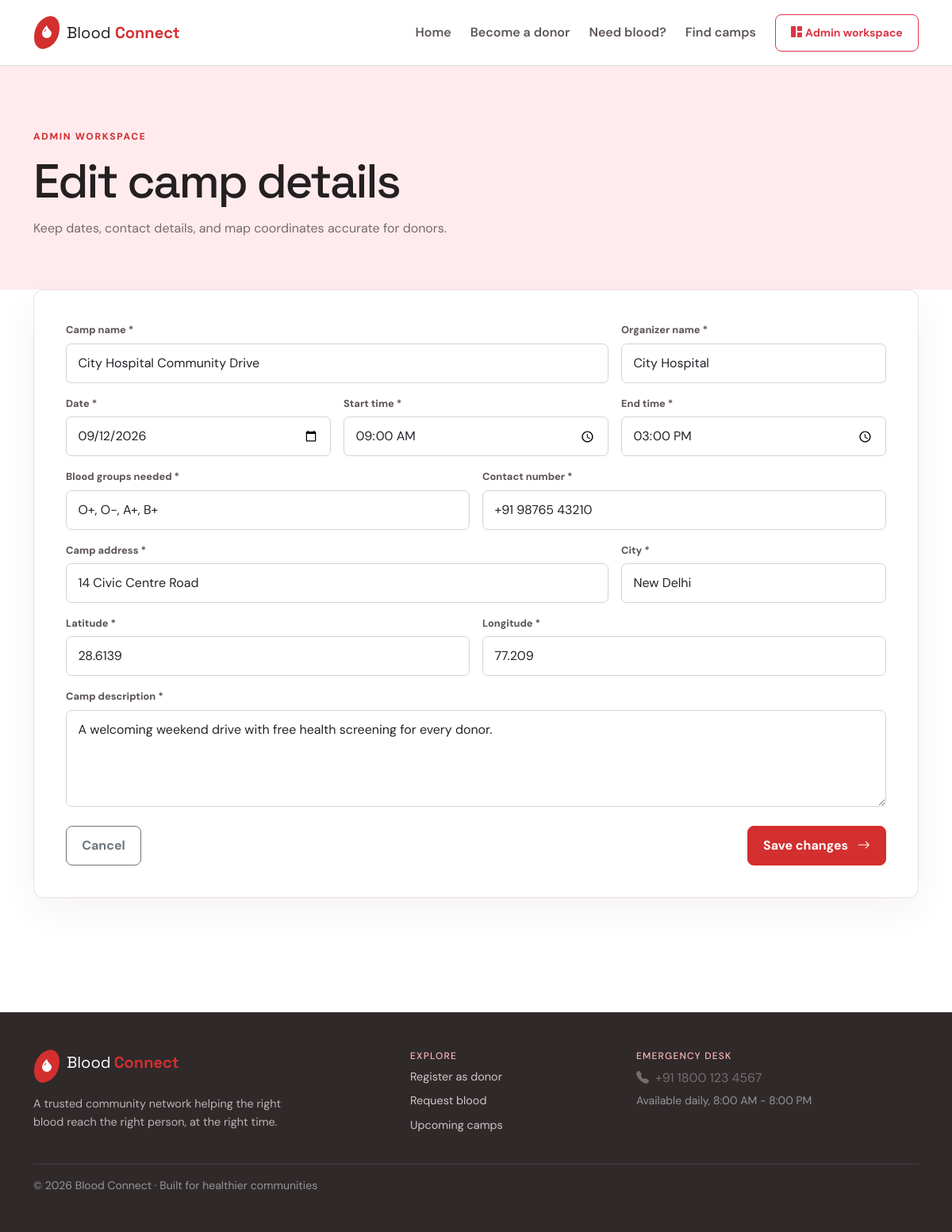
Screenshot of /admin/camp/1/edit (signed in) with the database file from the repository.
### models.py (models this page shows)
class Camp(db.Model):
    id = db.Column(db.Integer, primary_key=True)
    camp_name = db.Column(db.String(140), nullable=False)
    organizer_name = db.Column(db.String(120), nullable=False)
    date = db.Column(db.Date, nullable=False)
    start_time = db.Column(db.String(10), nullable=False)
    end_time = db.Column(db.String(10), nullable=False)
    blood_groups_needed = db.Column(db.String(80), nullable=False)
    address = db.Column(db.String(240), nullable=False)
    city = db.Column(db.String(80), nullable=False)
    latitude = db.Column(db.Float, nullable=False)
    longitude = db.Column(db.Float, nullable=False)
    contact_number = db.Column(db.String(30), nullable=False)
    description = db.Column(db.Text, nullable=False)
    created_at = db.Column(db.DateTime, default=datetime.utcnow, nullable=False)

### app.py (the view, shortened to what this page needs)
@app.route("/admin/camp/new", methods=["GET", "POST"])
@app.route("/admin/camp/<int:camp_id>/edit", methods=["GET", "POST"])
@admin_required
def camp_form(camp_id=None):
    camp = Camp.query.get_or_404(camp_id) if camp_id else None
    return render_template("add_camp.html", camp=camp)

### app.py (called while the page is built)
def admin_required(view):
    @wraps(view)
    def wrapped(*args, **kwargs):
        if not session.get("admin_id"):
            flash("Please sign in to access the admin workspace.", "warning")
            return redirect(url_for("login", next=request.path))
        return view(*args, **kwargs)
    return wrapped

@app.context_processor
def inject_globals():
    return {"blood_groups": BLOOD_GROUPS, "statuses": STATUSES, "today": date.today()}

### templates/add_camp.html
{% extends 'base.html' %}{% block title %}{{ 'Edit camp' if camp else 'Add camp' }}{% endblock %}{% block content %}<section class="page-header compact"><div class="container"><div class="eyebrow">Admin workspace</div><h1>{{ 'Edit camp details' if camp else 'Publish a new camp' }}</h1><p>Keep dates, contact details, and map coordinates accurate for donors.</p></div></section><section class="section-pad pt-0"><div class="container"><form method="post" class="form-panel"><input type="hidden" name="csrf_token" value="{{ csrf_token() }}"><div class="row g-3"><div class="col-md-8"><label>Camp name *</label><input class="form-control" name="camp_name" required value="{{ camp.camp_name if camp else '' }}"></div><div class="col-md-4"><label>Organizer name *</label><input class="form-control" name="organizer_name" required value="{{ camp.organizer_name if camp else '' }}"></div><div class="col-md-4"><label>Date *</label><input type="date" class="form-control" name="date" required value="{{ camp.date.isoformat() if camp else '' }}"></div><div class="col-md-4"><label>Start time *</label><input type="time" class="form-control" name="start_time" required value="{{ camp.start_time if camp else '' }}"></div><div class="col-md-4"><label>End time *</label><input type="time" class="form-control" name="end_time" required value="{{ camp.end_time if camp else '' }}"></div><div class="col-md-6"><label>Blood groups needed *</label><input class="form-control" name="blood_groups_needed" placeholder="O+, A+, B+" required value="{{ camp.blood_groups_needed if camp else '' }}"></div><div class="col-md-6"><label>Contact number *</label><input class="form-control" name="contact_number" required value="{{ camp.contact_number if camp else '' }}"></div><div class="col-md-8"><label>Camp address *</label><input class="form-control" name="address" required value="{{ camp.address if camp else '' }}"></div><div class="col-md-4"><label>City *</label><input class="form-control" name="city" required value="{{ camp.city if camp else '' }}"></div><div class="col-md-6"><label>Latitude *</label><input type="number" step="any" min="-90" max="90" class="form-control" name="latitude" required value="{{ camp.latitude if camp else '' }}"></div><div class="col-md-6"><label>Longitude *</label><input type="number" step="any" min="-180" max="180" class="form-control" name="longitude" required value="{{ camp.longitude if camp else '' }}"></div><div class="col-12"><label>Camp description *</label><textarea class="form-control" name="description" rows="4" required>{{ camp.description if camp else '' }}</textarea></div></div><div class="form-actions mt-4"><a class="btn btn-outline-secondary" href="{{ url_for('dashboard') }}">Cancel</a><button class="btn btn-primary" type="submit">{{ 'Save changes' if camp else 'Publish camp' }} <i class="bi bi-arrow-right ms-2"></i></button></div></form></div></section>{% endblock %}

### static/css/style.css (style rules this page uses)
:root { --red:#d32f2f;--red-dark:#9f2020;--pink:#ffebee;--ink:#241f20;--muted:#766c6d;--line:#eadedf;--cream:#fffaf9 }
* { box-sizing:border-box }
body { font-family:'DM Sans',sans-serif;color:var(--ink);background:#fff }
h1,h2,h3,h4,.navbar-brand { font-family:'Space Grotesk',sans-serif }
h1 { font-size:clamp(2.7rem,6vw,5.5rem);line-height:.98;letter-spacing:-.04em }
p { color:var(--muted);line-height:1.65 }
.btn { border-radius:8px;padding:.75rem 1.2rem;font-weight:700 }
.btn-primary { background:var(--red);border-color:var(--red) }
.eyebrow,.section-kicker { display:flex;align-items:center;gap:.55rem;color:var(--red);font-size:.75rem;font-weight:800;letter-spacing:.14em;text-transform:uppercase;margin-bottom:1.2rem }
.section-pad { padding:6rem 0 }
.page-header { padding:5rem 0 6rem;background:var(--pink) }
.page-header.compact { padding-bottom:4rem }
.page-header h1 { font-size:clamp(2.6rem,5vw,4.5rem);margin-bottom:1rem }
.page-header p { max-width:620px;margin-bottom:0 }
.form-panel,.lookup-panel,.login-panel { background:#fff;border:1px solid var(--line);border-radius:12px;padding:2.5rem;box-shadow:0 16px 45px rgba(60,20,20,.05) }
.form-panel label,.login-panel label { font-size:.8rem;font-weight:800;display:block;margin-bottom:.45rem;color:#5e5556 }
.form-control,.form-select { border-color:#dccfd0;border-radius:7px;padding:.75rem .9rem }
.form-actions { display:flex;justify-content:space-between;align-items:center;gap:1rem }

### rows the page displays
Camp: camp_name "City Hospital Community Drive", organizer_name "City Hospital", date "09/12/2026", start_time "09:00", end_time "15:00", blood_groups_needed "O+, O-, A+, B+", contact_number "+91 98765 43210", address "14 Civic Centre Road", city "New Delhi", latitude "28.6139", longitude "77.209", description "A welcoming weekend drive with free health screening for every donor."

### other values shown
{{ 'Edit camp details' if camp else 'Publish a new camp' }} "Edit camp details"
{{ 'Save changes' if camp else 'Publish camp' }} "Save changes"
